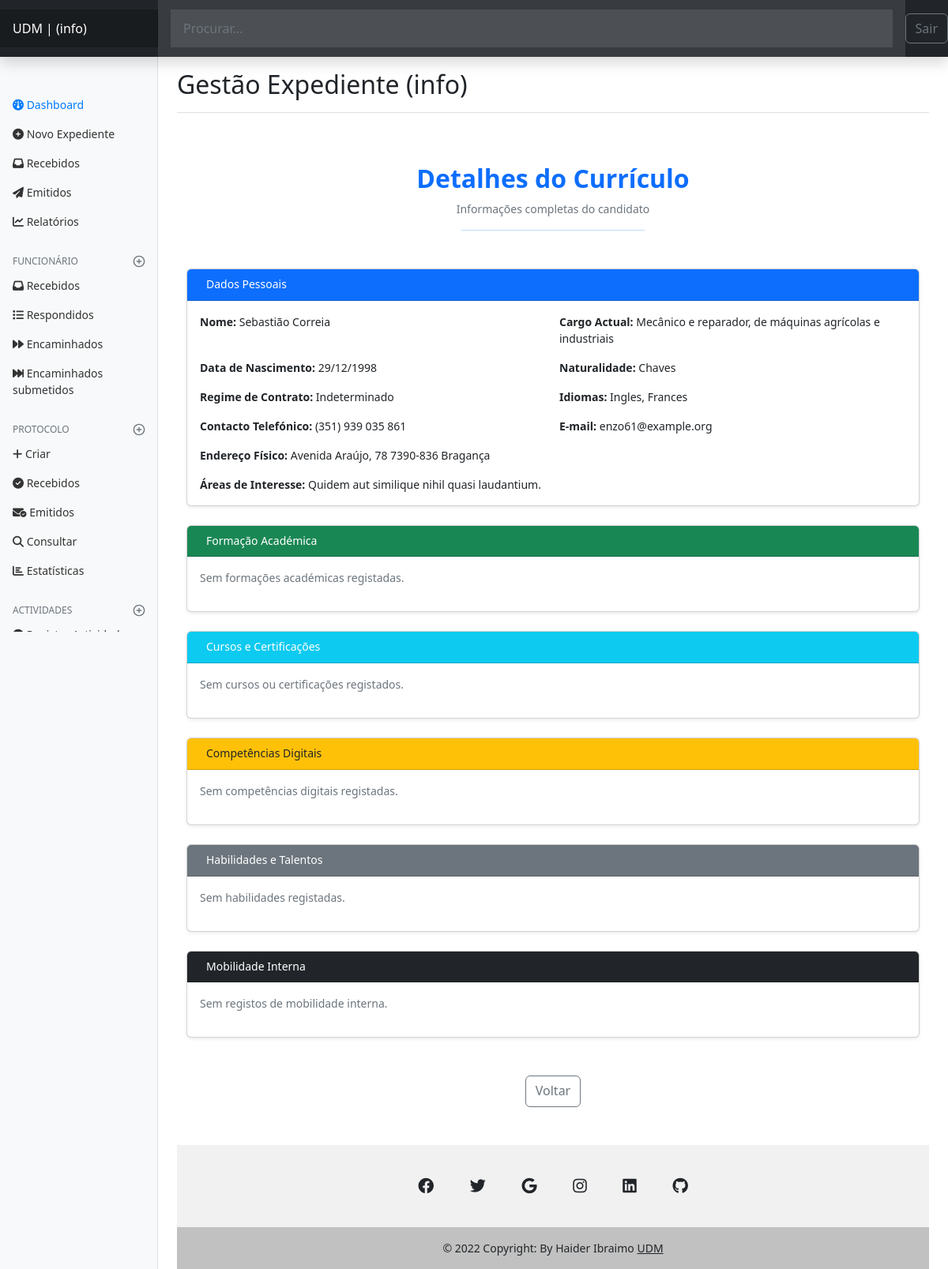
/rhumanos/details/42/ (signed in), run on an earlier commit of the app's database.
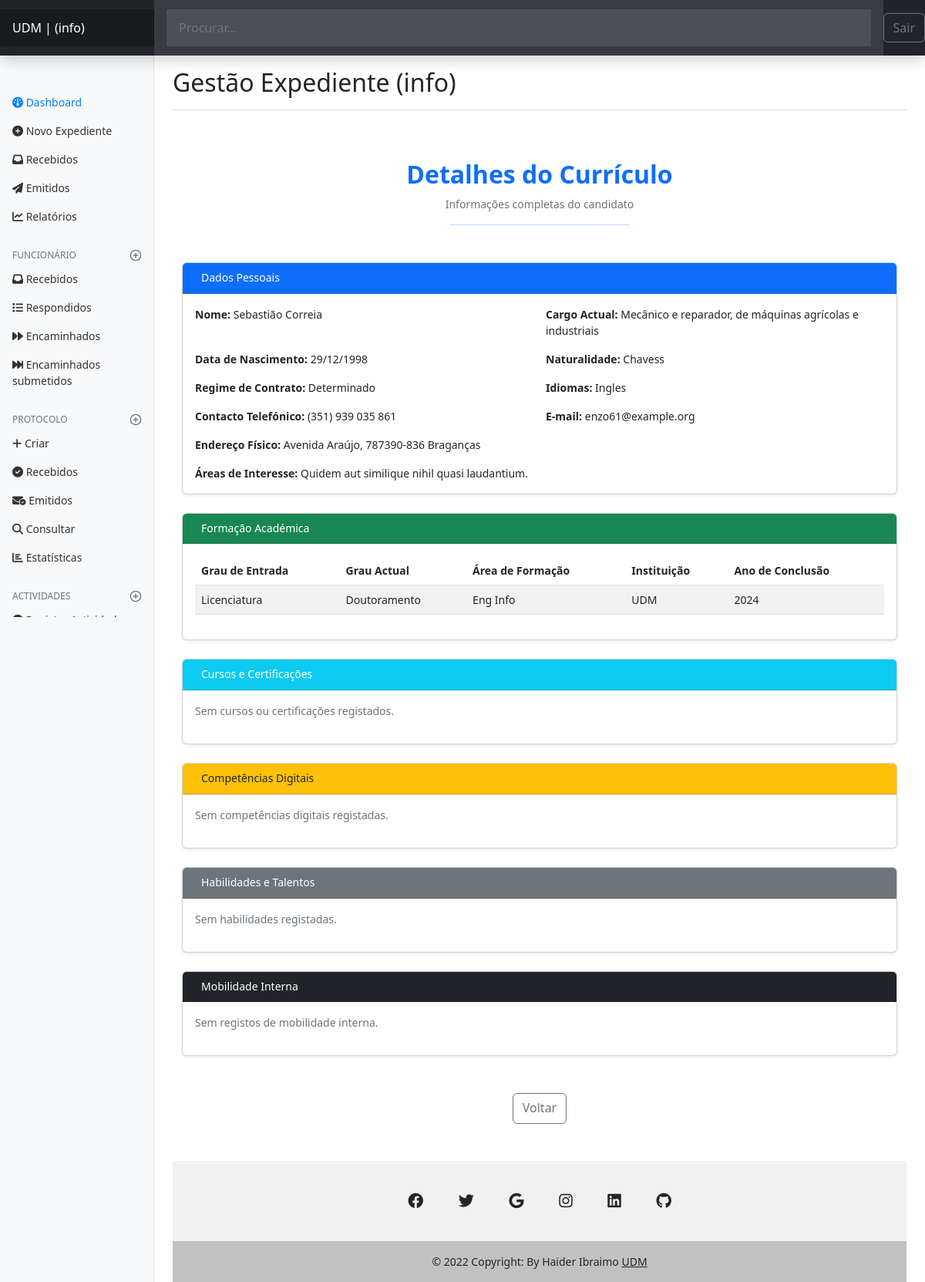
And on a later commit of the database.
### rhumanos/models.py (models this page shows, shortened)
class AuditoriaBase(models.Model):
    criado_em = models.DateTimeField(auto_now_add=True, null=True, blank=True)
    atualizado_em = models.DateTimeField(auto_now=True, null=True, blank=True)
    criado_por = models.ForeignKey(
        User,
        on_delete=models.SET_NULL,
        related_name="%(class)s_criado_por",
        null=True,
        blank=True,
    )
    atualizado_por = models.ForeignKey(
        User,
        on_delete=models.SET_NULL,
        related_name="%(class)s_atualizado_por",
        null=True,
        blank=True,
    )
    class Meta:
        abstract = True

class Curriculo(AuditoriaBase):
    REGIME_CONTRATO_CHOICES = [
        ('Indeterminado', 'Indeterminado'),
        ('Determinado', 'Determinado'),
    ]
    IDIOMA_CHOICES = [
        ('Português', 'Português'),
        ('Inglês', 'Inglês'),
        ('Francês', 'Francês'),
        ('Línguas Locais', 'Línguas Locais'),
        ('Outro', 'Outro'),
    ]
    user = models.OneToOneField(
        settings.AUTH_USER_MODEL,
        on_delete=models.CASCADE,
        related_name="curriculo",
        verbose_name="Usuário",
        null=True,
        blank=True
    )
    cargo_actual = models.CharField(
        max_length=100,
        verbose_name="Cargo Actual",
        null=True,
        blank=True
    )
    regime_contrato = models.CharField(
        max_length=50,
        choices=REGIME_CONTRATO_CHOICES,
        verbose_name="Regime de Contrato",
        null=True,
        blank=True
    )
    data_nascimento = models.DateField(
        verbose_name="Data de Nascimento",
        null=True,
        blank=True
    )
    naturalidade = models.CharField(
        max_length=100,
        verbose_name="Naturalidade",
        null=True,
        blank=True
    )
    idiomas = models.ManyToManyField(
    Idioma,
    verbose_name="Idiomas",
    blank=True
)
    contacto_telefonico = models.CharField(
        max_length=50,
        verbose_name="Contacto Telefónico",
        null=True,
        blank=True
    )
    endereco_electronico = models.EmailField(
        verbose_name="Endereço Electrónico",
        null=True,
        blank=True
    )
    endereco_fisico = models.CharField(
        max_length=255,
        verbose_name="Endereço Físico",
        null=True,
        blank=True
    )
    areas_interesse = models.TextField(
        verbose_name="Áreas de Interesse",
        null=True,
        blank=True
    )
    ficheiro_cv = models.FileField(
        upload_to='cv/uploads/%Y/%m/%d/',
        null=True,
        blank=True,
        verbose_name="Ficheiro do CV"
    )
    data_registo = models.DateTimeField(
        auto_now_add=True,
        verbose_name="Data de Registo"
    )
    class Meta:
        verbose_name = "Currículo"
        verbose_name_plural = "Currículos"
        ordering = ['user__username']

class Idioma(models.Model):
    nome = models.CharField(max_length=50, unique=True)
    def __str__(self):
        return self.nome

class FormacaoAcademica(AuditoriaBase):
    GRAU_CHOICES = [
        ('Licenciatura', 'Licenciatura'),
        ('Mestrado', 'Mestrado'),
        ('Doutoramento', 'Doutoramento'),
        ('Técnico Médio', 'Técnico Médio'),
        ('Outro', 'Outro'),
    ]
    curriculo = models.ForeignKey(
        'Curriculo',
        on_delete=models.CASCADE,
        related_name='formacoes',
        verbose_name="Currículo",
        null=True,
        blank=True
    )
    grau_entrada = models.CharField(
        max_length=100,
        choices=GRAU_CHOICES,
        verbose_name="Grau Académico de Entrada",
        null=True,
        blank=True
    )
    grau_actual = models.CharField(
        max_length=100,
        choices=GRAU_CHOICES,
        verbose_name="Grau Académico Actual",
        null=True,
        blank=True
    )
    area_formacao = models.CharField(
        max_length=150,
        verbose_name="Área de Formação",
        null=True,
        blank=True
    )
    instituicao_ensino = models.CharField(
        max_length=150,
        verbose_name="Instituição de Ensino",
        null=True,
        blank=True
    )
    ano_conclusao = models.PositiveIntegerField(
        verbose_name="Ano de Conclusão",
        null=True,
        blank=True
    )
    data_registo = models.DateTimeField(
        auto_now_add=True,
        verbose_name="Data de Registo"
    )
    class Meta:
        verbose_name = "Formação Académica"
        verbose_name_plural = "Formações Académicas"
        ordering = ['-ano_conclusao']

### rhumanos/views.py (the view)
# urls.py: path('details/<int:id>/', views.detalhes_curriculo, name='detalhes_curriculo'),
@login_required(login_url='authors:login', redirect_field_name='next')
def detalhes_curriculo(request, id):
    funcionario = Funcionario.objects.select_related('departamento').filter(author=request.user).first()
    if not funcionario:
        logger.warning("Funcionário não encontrado para o utilizador %s", request.user.username)
        raise Http404("Funcionário não encontrado")
    curriculo = (
        Curriculo.objects
        .select_related('user')
        .prefetch_related(
            'idiomas',
            Prefetch('formacoes', queryset=FormacaoAcademica.objects.order_by('-ano_conclusao')),
            Prefetch('cursos_certificacoes', queryset=CursoCertificacao.objects.order_by('-ano_conclusao')),
            'competencias_digitais',
            'habilidades_talentos',
            'mobilidade_interna'
        )
        .filter(id=id)
        .first()
    )
    if not curriculo:
        raise Http404("Currículo não encontrado.")
    formacoes = curriculo.formacoes.all()
    cursos = curriculo.cursos_certificacoes.all()
    competencias = curriculo.competencias_digitais.all()
    habilidades = curriculo.habilidades_talentos.all()
    mobilidades = curriculo.mobilidade_interna.all()
    context = {
        'titulo_pagina': f"Detalhes do Currículo - {curriculo.user.get_full_name() if curriculo.user else 'Usuário não definido'}",
        'curriculo': curriculo,
        'funcionario': funcionario,
        'formacoes': formacoes,
        'cursos': cursos,
        'competencias': competencias,
        'habilidades': habilidades,
        'mobilidades': mobilidades,
    }
    return render(request, 'rhumanos/detalhes_curriculo.html', context)

### rhumanos/templates/rhumanos/detalhes_curriculo.html (shortened to what the changed rows need)
{% extends 'global/base.html' %}
{% load static %}
{% block content %}
<div class="container py-5">
  <div class="text-center mb-5">
    <h2 class="fw-bold text-primary mb-2">Detalhes do Currículo</h2>
  </div>
  <div class="card shadow-sm mb-4">
    <div class="card-body">
      <div class="row g-3">
        <div class="col-md-6"><strong>Nome:</strong> {{ curriculo.user.get_full_name|default:"-" }}</div>
        <div class="col-md-6"><strong>Cargo Actual:</strong> {{ curriculo.cargo_actual|default:"-" }}</div>
        <div class="col-md-6"><strong>Data de Nascimento:</strong> {{ curriculo.data_nascimento|date:"d/m/Y"|default:"-" }}</div>
        <div class="col-md-6"><strong>Naturalidade:</strong> {{ curriculo.naturalidade|default:"-" }}</div>
        <div class="col-md-6"><strong>Regime de Contrato:</strong> {{ curriculo.regime_contrato|default:"-" }}</div>
        <div class="col-md-6"><strong>Idiomas:</strong>
          {% if curriculo.idiomas.all %}
            {{ curriculo.idiomas.all|join:", " }}
          {% else %}
            -
          {% endif %}
        </div>
        <div class="col-md-6"><strong>Contacto Telefónico:</strong> {{ curriculo.contacto_telefonico|default:"-" }}</div>
        <div class="col-md-6"><strong>E-mail:</strong> {{ curriculo.endereco_electronico|default:"-" }}</div>
        <div class="col-md-12"><strong>Endereço Físico:</strong> {{ curriculo.endereco_fisico|default:"-" }}</div>
        <div class="col-md-12"><strong>Áreas de Interesse:</strong> {{ curriculo.areas_interesse|default:"-" }}</div>
      </div>
    </div>
  </div>
  <div class="card shadow-sm mb-4">
    <div class="card-body">
      {% if curriculo.formacoes.all %}
        <table class="table table-striped align-middle">
          <thead>
            <tr>
              <th>Grau de Entrada</th>
              <th>Grau Actual</th>
              <th>Área de Formação</th>
              <th>Instituição</th>
              <th>Ano de Conclusão</th>
            </tr>
          </thead>
          <tbody>
            {% for formacao in curriculo.formacoes.all %}
            <tr>
              <td>{{ formacao.grau_entrada|default:"-" }}</td>
              <td>{{ formacao.grau_actual|default:"-" }}</td>
              <td>{{ formacao.area_formacao|default:"-" }}</td>
              <td>{{ formacao.instituicao_ensino|default:"-" }}</td>
              <td>{{ formacao.ano_conclusao|default:"-" }}</td>
            </tr>
            {% endfor %}
          </tbody>
        </table>
      {% else %}
        <p class="text-muted">Sem formações académicas registadas.</p>
      {% endif %}
    </div>
  </div>
</div>
{% endblock %}

What changed in the data, as far as the page shows it:
changed Curriculo "Mecânico e reparador, de máquinas agrícolas e industriais": naturalidade "Chaves" → "Chavess"; regime_contrato "Indeterminado" → "Determinado"; idiomas.all "Ingles, Frances" → "Ingles"; endereco_fisico "Avenida Araújo, 78 7390-836 Bragança" → "Avenida Araújo, 787390-836 Braganças"
added FormacaoAcademica: grau_entrada "Licenciatura", grau_actual "Doutoramento", area_formacao "Eng Info", instituicao_ensino "UDM", ano_conclusao "2024"
Also different on the page:
text no longer shown: "Sem formações académicas registadas."
text now shown: "Grau de Entrada Grau Actual Área de Formação Instituição Ano de Conclusão"
